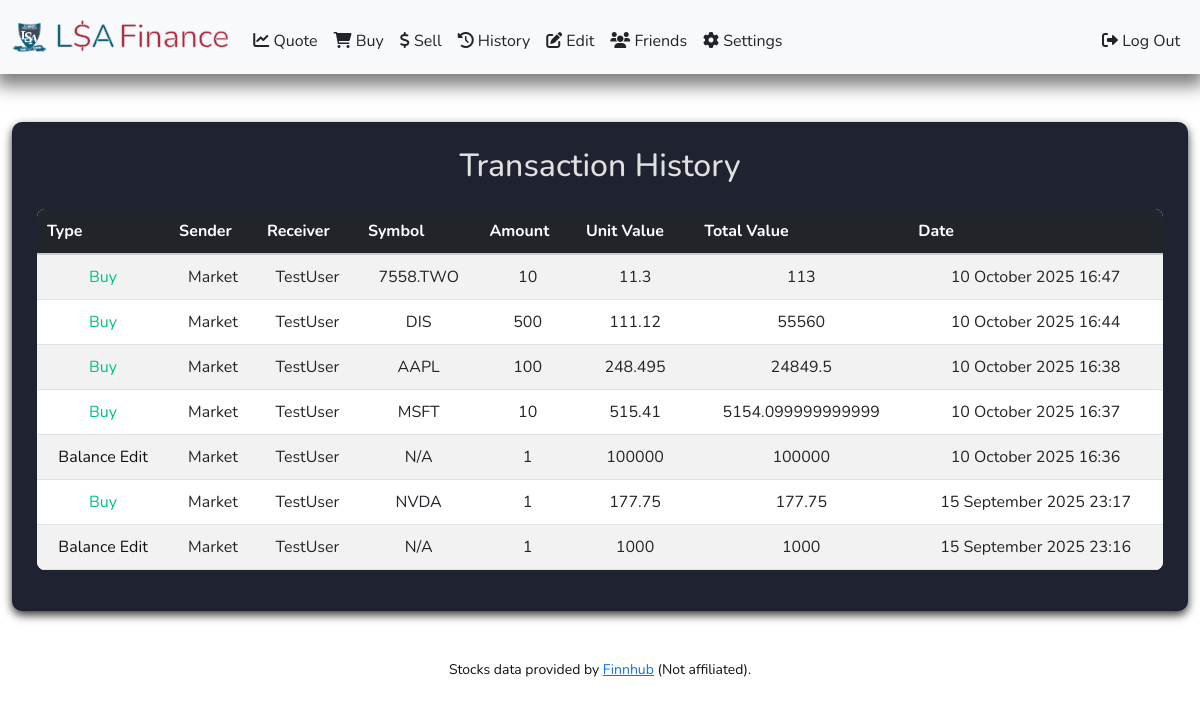
Page /history (signed in) on the committed database.
### tables this page shows
CREATE TABLE history (
        id INTEGER PRIMARY KEY AUTOINCREMENT,
        type TEXT,
        sender_id INTEGER NOT NULL,
        receiver_id INTEGER NOT NULL,
        symbol TEXT NOT NULL,
        amount NUMERIC NOT NULL,
        unit_value NUMERIC NOT NULL,
        total_value NUMERIC NOT NULL,
        date_time TIMESTAMP DEFAULT CURRENT_TIMESTAMP,
        FOREIGN KEY (sender_id) REFERENCES users(id)
        FOREIGN KEY (receiver_id) REFERENCES users(id)
    );

CREATE TABLE users (
        id INTEGER PRIMARY KEY AUTOINCREMENT,
        first_name TEXT NOT NULL,
        last_name TEXT NOT NULL,
        username TEXT NOT NULL UNIQUE,
        hashed_password TEXT NOT NULL UNIQUE
    );

### app.py (the view)
@app.route("/history")
@login_required
@using_database
def history(connected):
    db = connected.cursor()
    history_rows = db.execute(
        "SELECT type, sender_id, receiver_id, symbol, amount, unit_value, total_value, date_time FROM history WHERE sender_id = ? OR receiver_id = ? ORDER BY date_time DESC",
        (session["user_id"], session["user_id"])
    ).fetchall()
    history_list = []
    for event in history_rows:
        event = list(event)
        sender_username = db.execute("SELECT username FROM users WHERE id = ?", [event[1]]).fetchone()
        receiver_username = db.execute("SELECT username FROM users WHERE id = ?", [event[2]]).fetchone()
        event[1] = sender_username[0] if sender_username else "Unknown"
        event[2] = receiver_username[0] if receiver_username else "Unknown"
        history_list.append(event)
    return render_template("history.html", history=history_list)

### helpers.py (called while the page is built)
def login_required(f):
    @wraps(f)
    def decorated_function(*args, **kwargs):
        if "user_id" not in session or session["user_id"] is None:
            return redirect("/login")
        return f(*args, **kwargs)
    return decorated_function

def using_database(function):
    @wraps(function)
    def decorated_function(*args, **kwargs):
        def get_db():
            if 'db' not in g:
                g.db = sqlite3.connect('database.db')
            return g.db
        def close_db(e=None):
            db = g.pop('db', None)
            if db is not None:
                db.close()
        db = get_db()
        try:
            return function(db, *args, **kwargs)
        finally:
            close_db()
    return decorated_function

### templates/history.html (shortened to what this page needs)
{% extends "layout.html" %}
{% block main %}
<div class="card p-4">
    <h2 class="mb-4">Transaction History</h2>
    <div class="table-responsive">
        <table class="table table-striped table-hover">
            <thead class="table-dark">
                <tr>
                    <th scope="col">Type</th>
                    <th scope="col">Sender</th>
                    <th scope="col">Receiver</th>
                    <th scope="col">Symbol</th>
                    <th scope="col">Amount</th>
                    <th scope="col">Unit Value</th>
                    <th scope="col">Total Value</th>
                    <th scope="col">Date</th>
                </tr>
            </thead>
            <tbody>
                {% for event in history %}
                    <tr>
                        {% for element in event %}
                            {% if loop.index0 == 0 %}
                                <td style="color: {% if element == 'Sell' %}#ff526d{% elif element == 'Buy' %}#00c288{% else %}inherit{% endif %};">
                                    {{ element }}
                                </td>
                            {% elif loop.index0 == event|length - 1 %}
                                <td class="friendly-date">{{ element }}</td>
                            {% else %}
                                <td>{{ element }}</td>
                            {% endif %}
                        {% endfor %}
                    </tr>
                {% endfor %}
            </tbody>
        </table>
    </div>
</div>
{% endblock %}

### static/styles.css (style rules this page uses)
body.light-mode { background-color: #ffffff; color: #111111; }
body { font-family: "Nunito", sans-serif; margin: 0; padding: 0; }
.card { background-color: #1f2230; color: #e0e0e0; border-radius: 10px; padding: 20px; box-shadow: 0 4px 10px rgba(0, 0, 0, 0.8); }
.table { width: 100%; border-collapse: collapse; border-radius: 8px; overflow: hidden; }
body.light-mode .table { color: #111111; background-color: #f5f5f5; }
.table th { font-weight: bold; padding: 10px; text-align: left; vertical-align: middle; }
body.light-mode .table th { border-bottom: 2px solid #ccc; }
.table td { padding: 10px; vertical-align: middle; }

### rows in the picture
history: type "Buy", symbol "7558.TWO", unit_value "11.3"
users: username "Market"
users: username "TestUser"
history: type "Buy", symbol "DIS", amount "500", unit_value "111.12", total_value "55560"
history: type "Buy", symbol "AAPL", unit_value "248.495", total_value "24849.5"
history: type "Buy", symbol "MSFT", unit_value "515.41", total_value "5154.099999999999"
history: type "Balance Edit", symbol "N/A", unit_value "100000", total_value "100000"
history: type "Buy", symbol "NVDA", unit_value "177.75", total_value "177.75"
history: type "Balance Edit", symbol "N/A", unit_value "1000", total_value "1000"

### other values in the picture
{{ element }} "10" "113" "100" "10" "1" "1" "1"
